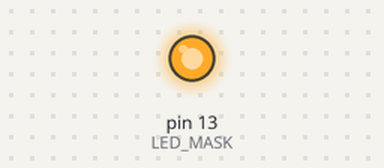
This program was run on a simulated Arduino Uno, built with avr-gcc and run on an emulated ATmega328P. Shown: output pins drawn as LEDs (lit = HIGH).

Above: at 0.1 s.
At 29.1 s:
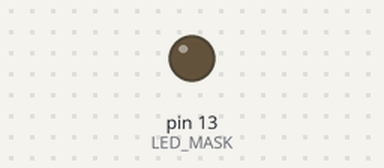
Timing chart, 0 to 30.6 s (numbered marks = the images above):
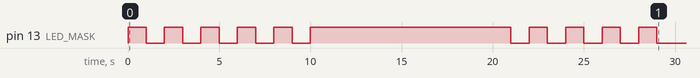

The program:

main.cpp
```cpp
#include <Arduino.h>
#define LED 13
#define LED_MASK (1 << 5)
#define CS_PRESCALER_1024 ((1<<CS10)|(1<<CS12))
#define TICKS_IN_S 15625

void led_setup(){
  DDRB |= LED_MASK;
}

void led_on(){
  PORTB |= LED_MASK;
}

void led_off(){
  PORTB &= ~LED_MASK;
}

void led_toggle(){
  PINB = LED_MASK;
}

void timer_setup(){
  TCCR1A = 0;
  TCCR1B = CS_PRESCALER_1024 | (1 << WGM12); //WGM13 à 0, WGM12 à 1, CS10 à 1, CS11 à 0, CS12 à 1
  OCR1A = TICKS_IN_S;
  //OCR1AL = (uint8_t) (TICKS_IN_S & 0xFF);
  //OCR1AH = (uint8_t) ((TICKS_IN_S & (0xFF << 8)) >> 8);
  TIMSK1 = (1 << OCIE1A);
}

ISR(TIMER1_COMPA_vect){
  led_toggle();
}

void setup() {
  Serial.begin(9600);
  led_setup();
  timer_setup();
}

void loop() {
  delay(10000);
  TCCR1B &= ~(CS_PRESCALER_1024);
  delay(10000);
  TCCR1B |= CS_PRESCALER_1024;
  }
```

Measured:
- by itself, pin 13 (LED_MASK): goes 4 × (LOW 1.0 s, HIGH 1.0 s), LOW 1.0 s, HIGH 11.0 s, 4 × (LOW 1.0 s, HIGH 1.0 s), then LOW
